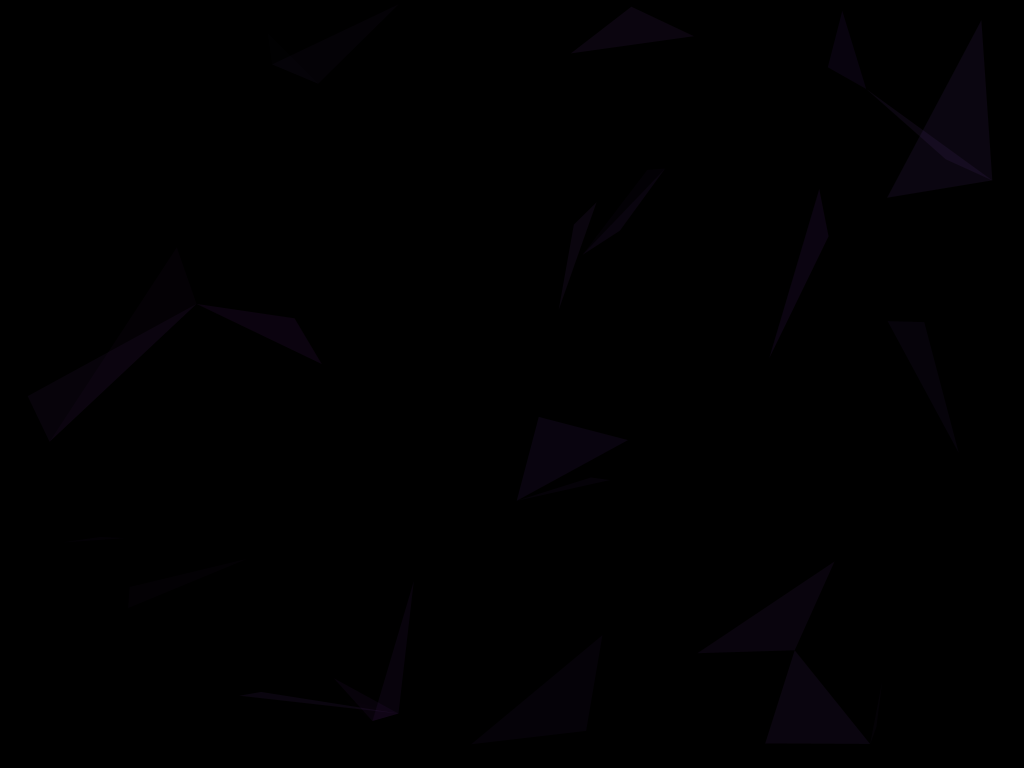
Frame 1 (no input)
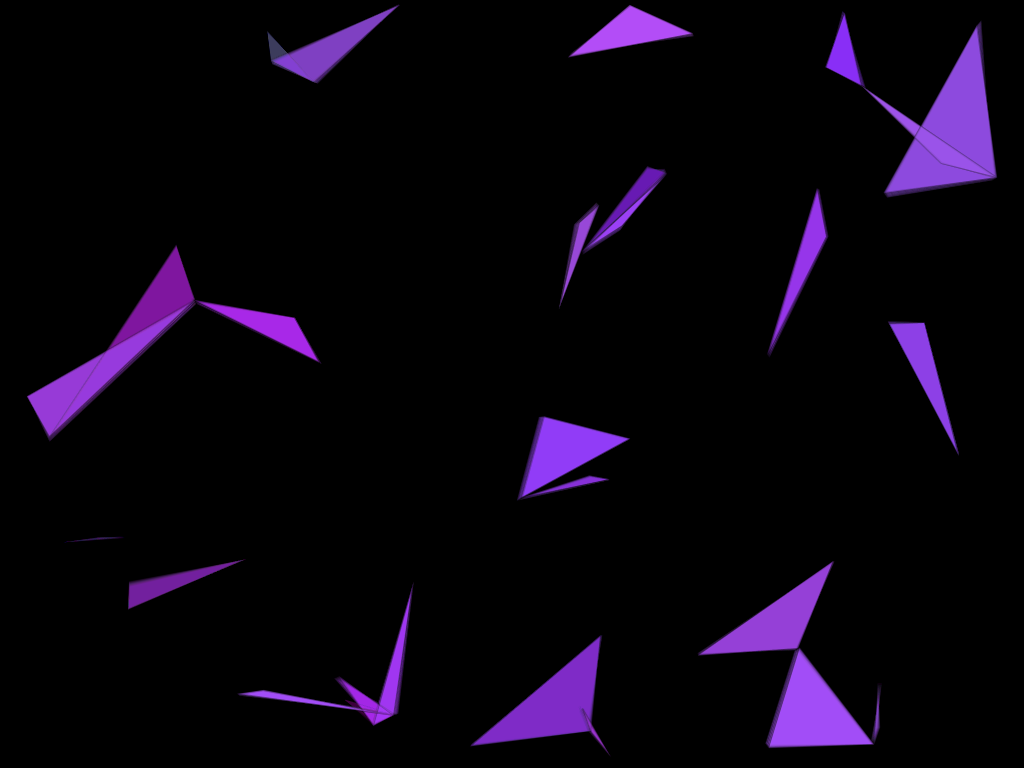
Frame 60 (the mouse pressed at the canvas centre just before this capture)
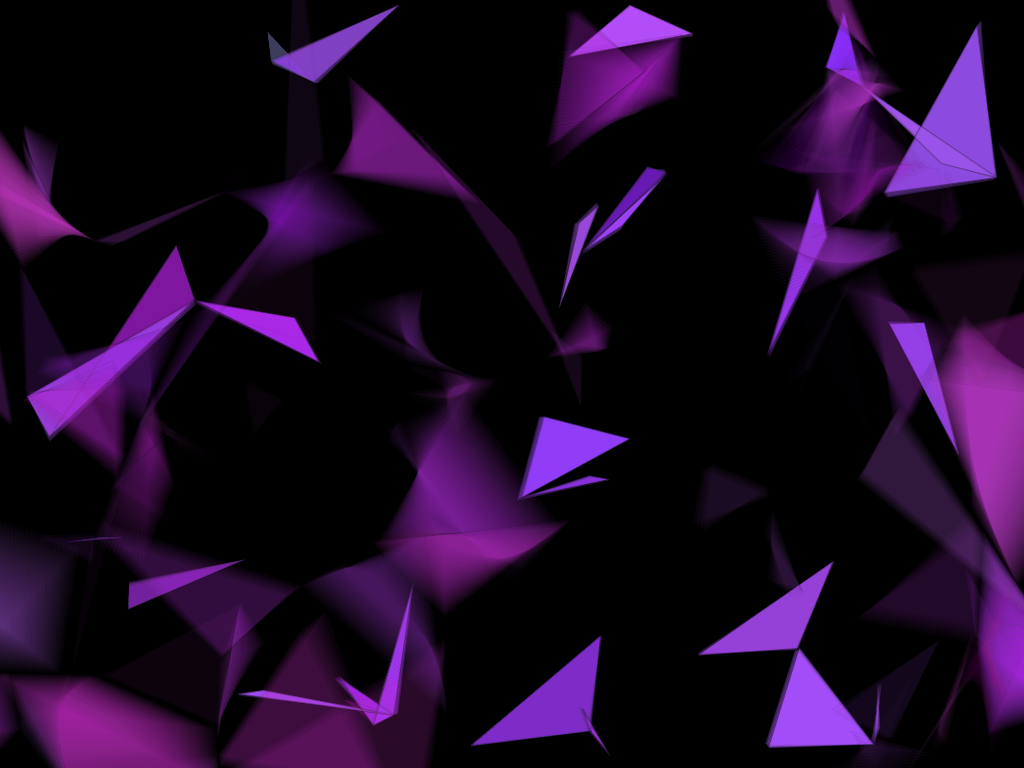
Frame 120 (the mouse held since frame 60 and released just before this capture)

The Processing sketch that drew these frames (run headless with seeded random() and noise(); from frame 60 on, the mouse is pressed at the canvas centre):

// Processing sketch: processing_141462
// ── processing_141462.pde

ArrayList<Agent> agents;
int numAgents = 400;
int maxRadius = 300;
int maxAlpha = 20;
int colorVariance = 20;
float speed;
int r, g, b;

void setup() {
  size(1024, 768);
  background(0);
  
  r = (int) random(255);
  g = (int) random(255); 
  b = (int) random(255);
  
  agents = new ArrayList<Agent>();
  for (int i=0; i<numAgents; i++) {
    agents.add(new Agent());
  }
}

void draw() 
{  
  speed = map(mouseX, 0, 255, 0.1, 2.0);
  
  // find pairs of agents which are intersecting
  for (int i=0; i<agents.size(); i++) {
    Agent a = agents.get(i);
    a.others.clear();
    for (int j=i+1; j<agents.size(); j++) {
      Agent b = agents.get(j);
      if (checkIfIntersecting(a,b)) {
        a.others.add(b);
        b.others.add(a);   
      }
    }
  }  
  
  // update agents movements and draw triangles
  // for any group of three overlapping agents
  for (Agent a : agents) {
    a.update();
    a.drawTri();
  }
}

boolean checkIfIntersecting(Agent a, Agent b) {
  float d = PVector.dist(a.p, b.p);
  if (d < 0.5*(a.rad + b.rad)) {
    return true;
  } else {
    return false;
  }
}

void mousePressed() {
  setup();
}
class Agent 
{
  PVector p, v;
  float rad, alph;
  color col;
  int t;
  ArrayList<Agent> others;
  
  Agent() {
    p = new PVector( random(width), random(height) );
    v = new PVector( random(-1,1), random(-1,1) );
    rad = random(maxRadius);
    others = new ArrayList<Agent>();
    t = 0;
    col = color(r+random(-colorVariance, colorVariance), 
                g+random(-colorVariance, colorVariance), 
                b+random(-colorVariance, colorVariance));
    alph = random(maxAlpha);    
  }
  
  void update() {
    p.x += speed * v.x;
    p.y += speed * v.y;
    t++;
  }
    
  void drawTri() {
    if (others.size()==2) {
      fill(col, alph);
      stroke(0, alph);
      Agent o1 = others.get(0);
      Agent o2 = others.get(1);
      triangle(p.x, p.y, o1.p.x, o1.p.y, o2.p.x, o2.p.y);
    }
  }
  
  /* used to view agents */
  void draw() {  
    noFill();
    stroke(255);
    ellipse(p.x, p.y, rad, rad);
  }  
}
